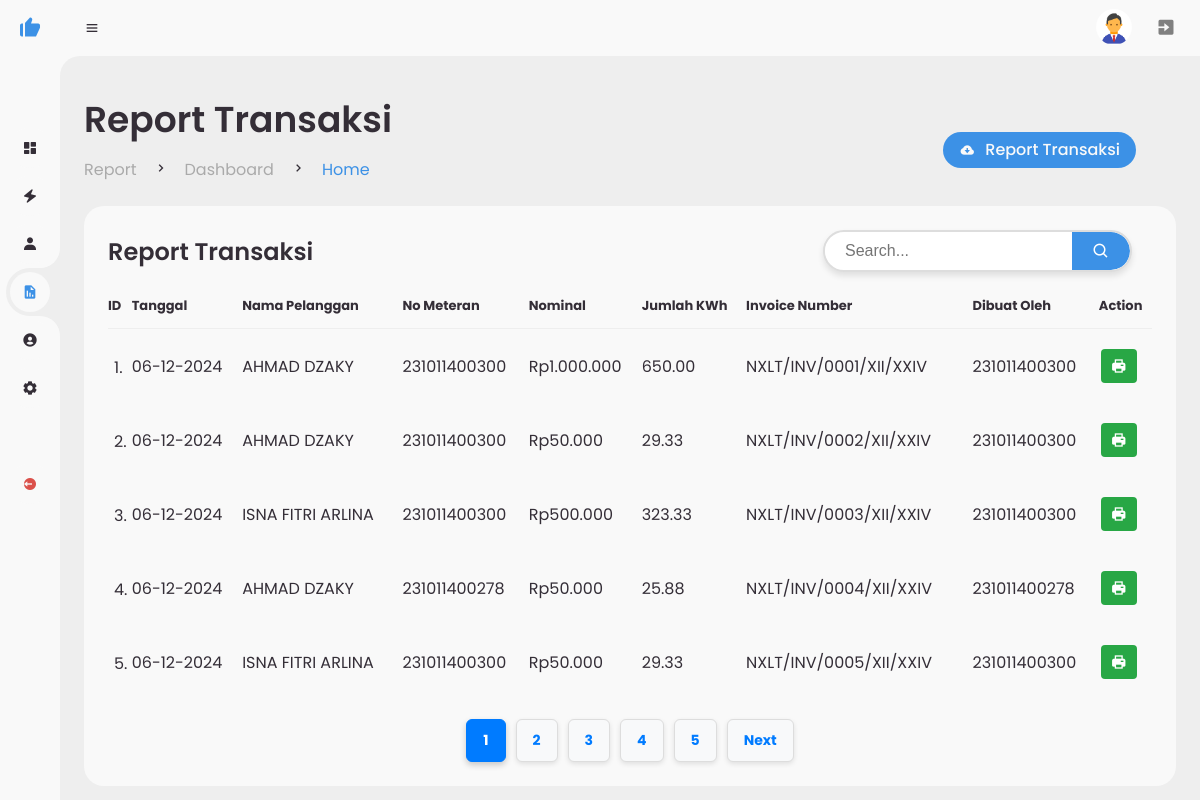
/administrator-menu/report.php (signed in), run on the app's committed database.
### tables this page shows
CREATE TABLE `users` (
  `id` int NOT NULL,
  `fullname` varchar(200) NOT NULL,
  `username` varchar(200) NOT NULL,
  `email` varchar(200) NOT NULL,
  `password` varchar(200) NOT NULL,
  `confirm_password` varchar(200) DEFAULT NULL,
  `status` enum('Active','Restric') NOT NULL,
  `create_on` date DEFAULT NULL,
  `profile_picture` varchar(200) NOT NULL DEFAULT 'profile/default.png',
  `role` enum('Administrator') NOT NULL,
  `about` varchar(254) DEFAULT NULL,
  `last_login` datetime DEFAULT NULL,
  `last_ip` varchar(45) DEFAULT NULL
);

CREATE TABLE `transaksi` (
  `id` int NOT NULL,
  `no_meteran` bigint NOT NULL,
  `nama_pelanggan` varchar(100) NOT NULL,
  `nominal` int NOT NULL,
  `token` varchar(20) NOT NULL,
  `pembayaran` varchar(50) NOT NULL,
  `tanggal` datetime DEFAULT CURRENT_TIMESTAMP,
  `invoice_number` varchar(50) NOT NULL,
  `created_by` varchar(100) NOT NULL,
  `nominal_real` decimal(10,2) DEFAULT NULL,
  `jumlah_kwh` decimal(10,2) DEFAULT NULL,
  `tarif` int DEFAULT '0',
  `daya` int DEFAULT NULL
);

### administrator-menu/report.php (the view, shortened to what this page needs)
<?php
include "../connection.php";
$userId = $_SESSION['user_id'];
$query = "SELECT id, fullname, username, email, role, create_on, profile_picture, about, status FROM users WHERE id = ?";
$stmt = $connection->prepare($query);
$stmt->bind_param("i", $userId);
$stmt->execute();
$result = $stmt->get_result();
$user_data = $result->fetch_assoc();
$search = isset($_GET['search']) ? $connection->real_escape_string($_GET['search']) : '';
$search_tanggal = isset($_GET['search_tanggal']) ? $_GET['search_tanggal'] : '';
$limit = 5;
$page = isset($_GET['page']) ? (int)$_GET['page'] : 1;
$offset = ($page - 1) * $limit;
if ($search_tanggal) {
    $formatted_date = DateTime::createFromFormat('d-m-Y', $search_tanggal);
    if ($formatted_date) {
        $formatted_date = $formatted_date->format('Y-m-d');
        $date_condition = " AND tanggal LIKE '%$formatted_date%'";
    } else {
        $date_condition = '';
    }
} else {
    $date_condition = '';
}
$query = "SELECT * FROM transaksi
          WHERE (no_meteran LIKE '%$search%' OR nama_pelanggan LIKE '%$search%' OR invoice_number LIKE '%$search%' OR tanggal LIKE '%$search%')
          $date_condition
          LIMIT $limit OFFSET $offset";
$result = $connection->query($query);
$total_query = "SELECT COUNT(*) AS total FROM transaksi
                WHERE (no_meteran LIKE '%$search%' OR nama_pelanggan LIKE '%$search%' OR invoice_number LIKE '%$search%' OR tanggal LIKE '%$search%')
                $date_condition";
$total_result = $connection->query($total_query);
$total_row = $total_result->fetch_assoc();
$total_data = $total_row['total'];
$total_pages = ceil($total_data / $limit);
$id = $offset + 1;
$adjacents = 2;
$start_page = max(1, $page - $adjacents);
$end_page = min($total_pages, $page + $adjacents);
if ($page <= $adjacents) {
    $end_page = min($total_pages, 5);
}
?>
<!DOCTYPE html>
<html lang="en">
<head>
	<link href='https://unpkg.com/boxicons@2.0.9/css/boxicons.min.css' rel='stylesheet'>
	<link rel="stylesheet" href="style.css">
	<link rel="stylesheet" href="style/style.css">
</head>
<body>
	<section id="sidebar" class="hide">
		<a href="index.php" class="brand btn" onclick="showLoadingAndRedirect(event, 'index.php')">
			<i class='bx bxs-like'></i>
		</a>
		<ul class="side-menu top">
			<li>
			<a href="index.php" class="btn" onclick="showLoadingAndRedirect(event, 'index.php')">
				<i class='bx bxs-dashboard'></i>
			</a>
			</li>
			<li>
				<a href="belitoken.php" class="btn" onclick="showLoadingAndRedirect(event, 'belitoken.php')">
					<i class='bx bxs-zap'></i>
				</a>
			</li>
			<li>
				<a href="customer.php" class="btn" onclick="showLoadingAndRedirect(event, 'customer.php')">
					<i class='bx bxs-user'></i>
				</a>
			</li>
			<li class="active">
				<a href="report.php" class="btn" onclick="showLoadingAndRedirect(event, 'report.php')">
					<i class='bx bxs-report'></i>
				</a>
			</li>
			<li>
				<a href="administrator.php" class="btn" onclick="showLoadingAndRedirect(event, 'administrator.php')">
					<i class='bx bxs-user-circle'></i>
				</a>
			</li>
			<li>
			<a href="settings.php" class="btn" onclick="showLoadingAndRedirect(event, 'settings.php')">
				<i class='bx bxs-cog'></i>
			</a>
			</li>
		</ul>
		<ul class="side-menu">
			<li>
			<a href="logout.php" class="logout btn" onclick="showLoadingAndRedirect(event, 'logout.php')">
				<i class='bx bxs-log-out-circle'></i>
			</a>
			</li>
		</ul>
	</section>
	<section id="content">
		<nav>
			<i class='bx bx-menu' ></i>
			<a href="settings.php" class="profile btn" onclick="showLoadingAndRedirect(event, 'settings.php')">
				<img src="<?php echo htmlspecialchars($user_data['profile_picture']); ?>" alt="Profile Image">
			</a>
			<a href="logout.php" class="notification">
				<i class='bx bxs-exit' style="color: gray; transition: color 0.3s ease;" onmouseover="this.style.color='red'" onmouseout="this.style.color='gray'"></i>
			</a>
		</nav>
		<main>
			<div class="head-title">
				<div class="left">
					<h1>Report Transaksi</h1>
					<ul class="breadcrumb">
						<li>
							<a href="#">Report</a>
						</li>
						<li><i class='bx bx-chevron-right' ></i></li>
						<li>
							<a class="text-decoration-none" href="index.php">Dashboard</a>
						</li>
						<li><i class='bx bx-chevron-right' ></i></li>
						<li>
							<a  class="active" href="index.php">Home</a>
						</li>
					</ul>
				</div>
				<div class="head-title" style="display: flex; justify-content: flex-end; margin-right: 40px;">
					<div class="">
						<br>
						<a href="report-export.php" class="btn-download" value="Export Excel">
							<i class='bx bxs-cloud-download' ></i>
							<span class="text">Report Transaksi</span>
						</a>
					</div>
				</div>
			</div>
			<div class="table-data">
				<div class="order">
					<div class="head">
						<h3>Report Transaksi</h3>
						<form action="" method="GET" style="margin-right: 20px;">
							<div class="form-input" style="display: flex; align-items: center; border: 2px solid #ddd; border-radius: 30px; overflow: hidden; background-color: #fff; box-shadow: 0 4px 6px rgba(0, 0, 0, 0.1);">
								<input
									type="search"
									name="search"
									placeholder="Search..."
									style="flex: 1; border: none; outline: none; padding: 5px 20px; font-size: 16px; border-radius: 30px 0 0 30px;"
									value="<?php echo isset($_GET['search']) ? htmlspecialchars($_GET['search']) : ''; ?>">
								<button type="submit" class="search-btn" style="background-color: #3c91e6; color: white; border: none; padding: 10px 20px; cursor: pointer; font-size: 18px; border-radius: 0 30px 30px 0; display: flex; align-items: center; justify-content: center; transition: background-color 0.3s;">
									<i class='bx bx-search'></i>
								</button>
							</div>
						</form>
					</div>
					<table>
						<thead>
							<tr>
								<th>ID</th>
								<th>Tanggal</th>
								<th>Nama Pelanggan</th>
								<th>No Meteran</th>
								<th>Nominal</th>
								<th>Jumlah KWh</th>
								<th>Invoice Number</th>
								<th>Dibuat Oleh</th>
								<th>Action</th>
							</tr>
						</thead>
						<tbody>
							<?php
							if ($result->num_rows > 0) {
								while ($row = $result->fetch_assoc()) {
									$formatted_date = date("d-m-Y", strtotime($row['tanggal']));
									$formatted_nominal = "Rp" . number_format($row['nominal'], 0, ',', '.');
									$invoice_number = htmlspecialchars($row['invoice_number']);
									$created_by = htmlspecialchars($row['created_by']);
									$nama_pelanggan = htmlspecialchars($row['nama_pelanggan']);
									$no_meteran = htmlspecialchars($row['no_meteran']);
									echo "<tr>";
									echo "<td style='margin-top: 10px;'>{$id}.</td>";
									echo "<td>{$formatted_date}</td>";
									echo "<td>{$nama_pelanggan}</td>";
									echo "<td>{$no_meteran}</td>";
									echo "<td>{$formatted_nominal}</td>";
									echo "<td>{$row['jumlah_kwh']}</td>";
									echo "<td>{$invoice_number}</td>";
									echo "<td>{$created_by}</td>";
									echo "<td>
											<form action='invoice.php' method='get'>
												<input type='hidden' name='invoice_number' value='{$invoice_number}'>
												<button type='submit' class='btn btn-success' title='Print Invoice'>
													<i class='bx bxs-printer'></i>
												</button>
											</form>
										</td>";
									echo "</tr>";
									$id++;
								}
							} else {
								echo "<tr><td colspan='9'>No Data Found</td></tr>";
							}
							?>
						</tbody>
					</table>
					<div class="pagination">
						<?php for ($i = $start_page; $i <= $end_page; $i++): ?>
							<a class="page-link <?php echo $i == $page ? 'active' : ''; ?>" href="?search=<?php echo urlencode($search); ?>&search_tanggal=<?php echo urlencode($search_tanggal); ?>&page=<?php echo $i; ?>">
								<?php echo $i; ?>
							</a>
						<?php endfor; ?>
						<?php if ($page < $total_pages): ?>
							<a class="page-link" href="?search=<?php echo urlencode($search); ?>&search_tanggal=<?php echo urlencode($search_tanggal); ?>&page=<?php echo $page + 1; ?>" aria-label="Next">
								Next
							</a>
						<?php endif; ?>
					</div>
				</div>
			</div>
		</main>
	</section>
</body>
</html>

### administrator-menu/style/style.css (style rules this page uses)
.btn-success { justify-content: space-around; background-color: #28a745; color: white; border: none; padding-top: 9px; padding-bottom: 6px; padding-right: 10px; padding-left: 10px; text-align: center; text-decoration: none; display: inline-block; font-size: 16px; margin: 4px 2px; cursor: pointer; border-radius: 4px; }

### administrator-menu/report.php (style rules this page uses)
.pagination { display: flex; justify-content: center; align-items: center; margin-top: 20px; padding: 0; list-style: none; }
.pagination a { padding: 10px 16px; margin: 0 5px; text-decoration: none; color: #007bff; border: 1px solid #ddd; border-radius: 6px; font-size: 14px; font-weight: bold; background-color: #f8f9fa; transition: all 0.3s ease-in-out; box-shadow: 0px 2px 5px rgba(0, 0, 0, 0.1); }
.pagination a.active { color: #fff; background-color: #007bff; border-color: #007bff; box-shadow: 0px 3px 6px rgba(0, 0, 0, 0.2); pointer-events: none; }

### data on the page
users: profile_picture (placeholder picture)
transaksi: tanggal "06-12-2024", nama_pelanggan "AHMAD DZAKY", no_meteran "231011400300", nominal "Rp1.000.000", jumlah_kwh "650.00", invoice_number "NXLT/INV/0001/XII/XXIV", created_by "231011400300"
transaksi: tanggal "06-12-2024", nama_pelanggan "AHMAD DZAKY", no_meteran "231011400300", nominal "Rp50.000", jumlah_kwh "29.33", invoice_number "NXLT/INV/0002/XII/XXIV", created_by "231011400300"
transaksi: tanggal "06-12-2024", nama_pelanggan "ISNA FITRI ARLINA", no_meteran "231011400300", nominal "Rp500.000", jumlah_kwh "323.33", invoice_number "NXLT/INV/0003/XII/XXIV", created_by "231011400300"
transaksi: tanggal "06-12-2024", nama_pelanggan "AHMAD DZAKY", no_meteran "231011400278", nominal "Rp50.000", jumlah_kwh "25.88", invoice_number "NXLT/INV/0004/XII/XXIV", created_by "231011400278"
transaksi: tanggal "06-12-2024", nama_pelanggan "ISNA FITRI ARLINA", no_meteran "231011400300", nominal "Rp50.000", jumlah_kwh "29.33", invoice_number "NXLT/INV/0005/XII/XXIV", created_by "231011400300"
